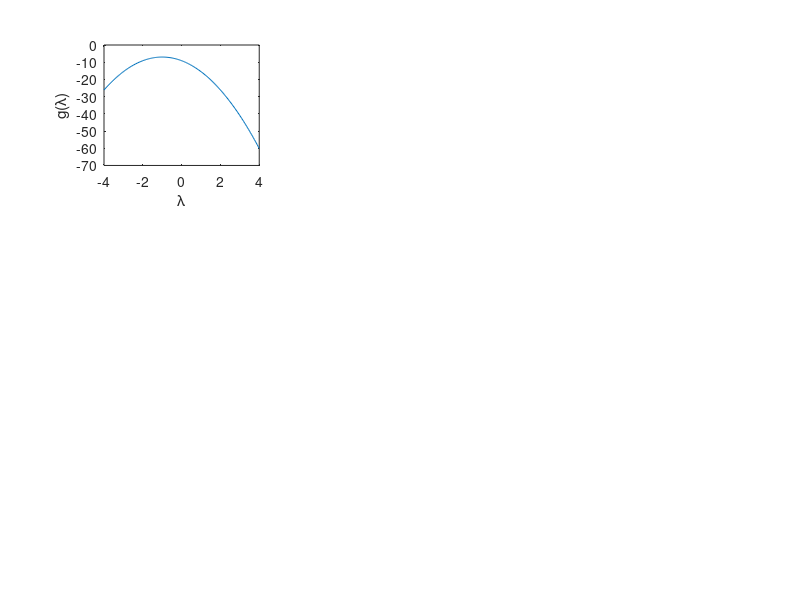
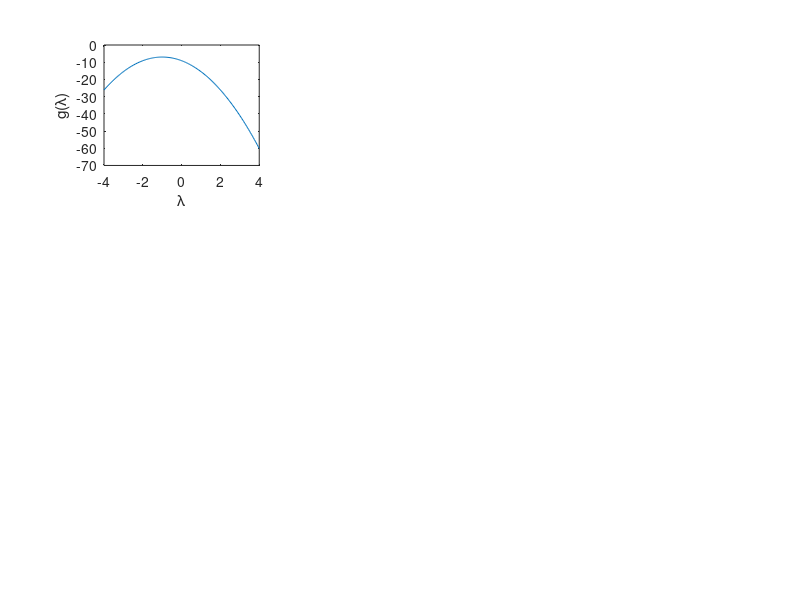

These charts were generated, in order, by the following MATLAB code:
% Make a plot illustrating duality
% Copyright 1999 by Todd K. Moon

lambda = -4:.05:4;
g = -(1-3.*lambda).^2/8 - (6 + 2.* lambda).^2/4 + lambda;
clf
subplot(3,3,1)
plot(lambda,g)
xlabel('\lambda')
ylabel('g(\lambda)')
axis([-4 4 -70 0])
print -dps ../pictures/duality1.ps
print -deps ../pictures/duality1.eps
